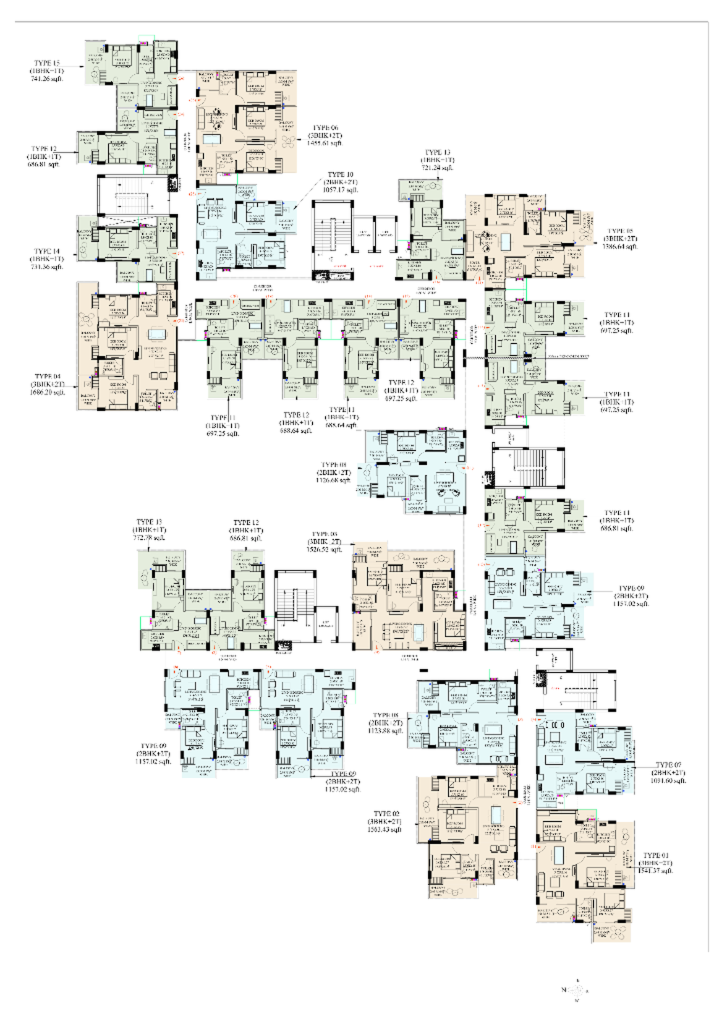
#> input picture source_images/floor_plan_1446x2048.png, 1446 x 2048 px, found by its file name (shown at 1/2 size)
$ python extract_polygons.py
#> lines starting #> are read from the running program, lines starting #| are printed output that depends on the picture; after the words box and inside, x2 and y2 are one past the last pixel; in counts of white or black regions, pixels touching at a corner belong together
import cv2
import numpy as np
import json
import os

IMAGE_PATH = 'd:/HAMLET/3D View/source_images/floor_plan_1446x2048.png'
img = cv2.imread(IMAGE_PATH)
#> img is the input picture: shape (2048, 1446, 3); mean B, G, R 237.5, 240, 239.1
h_img, w_img, _ = img.shape
#> h_img = 2048; w_img = 1446

hsv = cv2.cvtColor(img, cv2.COLOR_BGR2HSV)
#> hsv: shape (2048, 1446, 3); mean H, S, V 13.4, 5.7, 241
gray = cv2.cvtColor(img, cv2.COLOR_BGR2GRAY)
apt_mask = ((hsv[:, :, 1] > 8) & (gray < 248)).astype(np.uint8) * 255
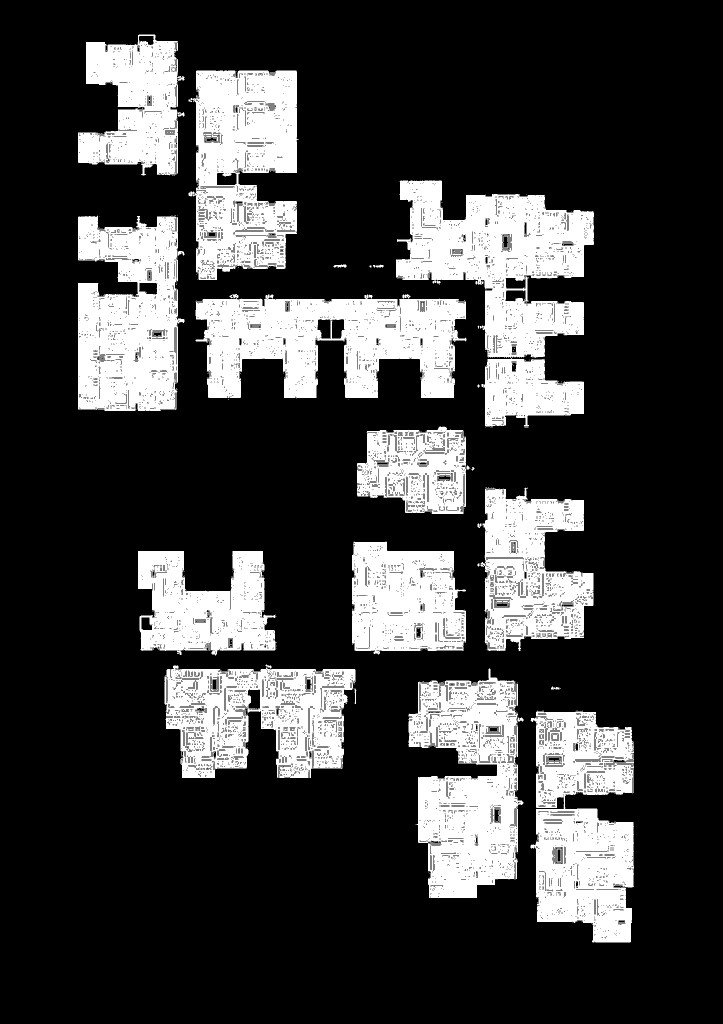
#> apt_mask: shape (2048, 1446) (shown at 1/2 size); 23.4% white; 267 white regions (230 under 20 px), largest, box (x1, y1, x2, y2) and area: (792, 361, 1188, 855) 94643, (391, 588, 933, 796) 75720, (817, 1337, 1047, 1796) 69625
wall_mask = (gray < 75).astype(np.uint8) * 255
#> wall_mask: shape (2048, 1446); 1.6% white; 2230 white regions (1834 under 20 px), largest, box (x1, y1, x2, y2) and area: (835, 1352, 1036, 1430) 1008, (328, 240, 356, 384) 820, (1072, 1340, 1232, 1374) 781

UNITS_CONFIG = [
    # Cluster 1: Top-Left
    {"id": "APT_15", "name": "TYPE 15", "type": "1BHK+1T", "area": 741.26, "cluster": "top_left", "is_core": False, "bbox": [150, 60, 375, 272]},
    {"id": "APT_12_TL", "name": "TYPE 12", "type": "1BHK+1T", "area": 686.81, "cluster": "top_left", "is_core": False, "bbox": [150, 260, 375, 355]},
    {"id": "STAIR_1", "name": "STAIR CORE 01", "type": "STAIR", "area": 0, "cluster": "top_left", "is_core": True, "bbox": [188, 345, 358, 435]},
    {"id": "APT_14", "name": "TYPE 14", "type": "1BHK+1T", "area": 731.36, "cluster": "top_left", "is_core": False, "bbox": [150, 428, 375, 528]},
    {"id": "APT_04", "name": "TYPE 04", "type": "3BHK+2T", "area": 1686.20, "cluster": "top_left", "is_core": False, "bbox": [150, 520, 375, 830]},

    # Cluster 2: Upper Mid
    {"id": "APT_06", "name": "TYPE 06", "type": "3BHK+2T", "area": 1455.61, "cluster": "upper_mid", "is_core": False, "bbox": [375, 135, 600, 365]},
    {"id": "APT_10", "name": "TYPE 10", "type": "2BHK+2T", "area": 1057.17, "cluster": "upper_mid", "is_core": False, "bbox": [375, 360, 610, 565]},
    {"id": "STAIR_LIFT_2", "name": "STAIR & LIFT CORE 02", "type": "CORE", "area": 0, "cluster": "upper_mid", "is_core": True, "bbox": [615, 395, 805, 565]},
    {"id": "APT_13_UM", "name": "TYPE 13", "type": "1BHK+1T", "area": 721.24, "cluster": "upper_mid", "is_core": False, "bbox": [790, 355, 955, 485]},
    {"id": "APT_05", "name": "TYPE 05", "type": "3BHK+2T", "area": 1386.64, "cluster": "upper_mid", "is_core": False, "bbox": [905, 360, 1200, 565]},

    # Cluster 3: Middle Horizontal Row
    {"id": "APT_11_M1", "name": "TYPE 11", "type": "1BHK+1T", "area": 697.25, "cluster": "mid_row", "is_core": False, "bbox": [385, 580, 532, 805]},
    {"id": "APT_12_M1", "name": "TYPE 12", "type": "1BHK+1T", "area": 688.64, "cluster": "mid_row", "is_core": False, "bbox": [528, 580, 668, 805]},
    {"id": "APT_11_M2", "name": "TYPE 11", "type": "1BHK+1T", "area": 688.64, "cluster": "mid_row", "is_core": False, "bbox": [662, 580, 802, 805]},
    {"id": "APT_12_M2", "name": "TYPE 12", "type": "1BHK+1T", "area": 697.25, "cluster": "mid_row", "is_core": False, "bbox": [798, 580, 942, 805]},

    # Cluster 4: East Stack
    {"id": "APT_11_E1", "name": "TYPE 11", "type": "1BHK+1T", "area": 697.25, "cluster": "east_stack", "is_core": False, "bbox": [965, 575, 1180, 725]},
    {"id": "APT_11_E2", "name": "TYPE 11", "type": "1BHK+1T", "area": 697.25, "cluster": "east_stack", "is_core": False, "bbox": [965, 715, 1180, 865]},

    # Cluster 5: Center & Stair 3
    {"id": "APT_08_C", "name": "TYPE 08", "type": "2BHK+2T", "area": 1126.68, "cluster": "center", "is_core": False, "bbox": [710, 845, 955, 1035]},
    {"id": "STAIR_3", "name": "STAIR CORE 03", "type": "STAIR", "area": 0, "cluster": "center", "is_core": True, "bbox": [965, 875, 1120, 980]},
    {"id": "APT_11_SE", "name": "TYPE 11", "type": "1BHK+1T", "area": 696.81, "cluster": "center", "is_core": False, "bbox": [950, 970, 1180, 1125]},
    {"id": "APT_09_SE", "name": "TYPE 09", "type": "2BHK+2T", "area": 1157.02, "cluster": "center", "is_core": False, "bbox": [950, 1105, 1200, 1310]},

    # Cluster 6: Lower Left
    {"id": "APT_13_LL", "name": "TYPE 13", "type": "1BHK+1T", "area": 772.78, "cluster": "lower_left", "is_core": False, "bbox": [270, 1095, 422, 1285]},
    {"id": "APT_12_LL", "name": "TYPE 12", "type": "1BHK+1T", "area": 686.81, "cluster": "lower_left", "is_core": False, "bbox": [418, 1095, 538, 1285]},
    {"id": "STAIR_4", "name": "STAIR CORE 04", "type": "STAIR", "area": 0, "cluster": "lower_left", "is_core": True, "bbox": [520, 1135, 645, 1295]},
    {"id": "APT_03", "name": "TYPE 03", "type": "3BHK+2T", "area": 1526.52, "cluster": "lower_left", "is_core": False, "bbox": [650, 1075, 935, 1315]},
    {"id": "APT_09_BL1", "name": "TYPE 09", "type": "2BHK+2T", "area": 1157.02, "cluster": "lower_left", "is_core": False, "bbox": [320, 1330, 532, 1565]},
    {"id": "APT_09_BL2", "name": "TYPE 09", "type": "2BHK+2T", "area": 1157.02, "cluster": "lower_left", "is_core": False, "bbox": [518, 1330, 722, 1565]},

    # Cluster 7: Lower Right
    {"id": "APT_08_BR", "name": "TYPE 08", "type": "2BHK+2T", "area": 1123.88, "cluster": "lower_right", "is_core": False, "bbox": [810, 1330, 1035, 1515]},
    {"id": "APT_02", "name": "TYPE 02", "type": "3BHK+2T", "area": 1502.43, "cluster": "lower_right", "is_core": False, "bbox": [825, 1495, 1055, 1805]},
    {"id": "STAIR_LIFT_5", "name": "STAIR & LIFT CORE 05", "type": "CORE", "area": 0, "cluster": "lower_right", "is_core": True, "bbox": [1025, 1330, 1260, 1435]},
    {"id": "APT_07", "name": "TYPE 07", "type": "2BHK+2T", "area": 1091.60, "cluster": "lower_right", "is_core": False, "bbox": [1050, 1415, 1275, 1625]},
    {"id": "APT_01", "name": "TYPE 01", "type": "3BHK+2T", "area": 1541.37, "cluster": "lower_right", "is_core": False, "bbox": [1050, 1605, 1275, 1920]}
]

def make_orthogonal(poly):
    """Ensure all polygon segments are strictly horizontal or vertical."""
    n = len(poly)
    if n < 3:
        return poly
    res = []
    for i in range(n):
        p1 = poly[i]
        p2 = poly[(i + 1) % n]
        dx = abs(p2[0] - p1[0])
        dy = abs(p2[1] - p1[1])
        res.append([int(p1[0]), int(p1[1])])
        if dx > 4 and dy > 4:
            # Need an intermediate orthogonal corner
            # Check orientation
            corner = [int(p2[0]), int(p1[1])]
            res.append(corner)

    # Clean up redundant colinear points
    cleaned = []
    for i in range(len(res)):
        p_prev = res[i - 1]
        p_curr = res[i]
        p_next = res[(i + 1) % len(res)]
        # Check if colinear horizontal or vertical
        if (p_prev[0] == p_curr[0] == p_next[0]) or (p_prev[1] == p_curr[1] == p_next[1]):
            continue
        cleaned.append(p_curr)
    return cleaned

extracted_units = []

for cfg in UNITS_CONFIG:
    x1, y1, x2, y2 = cfg["bbox"]
    unit_id = cfg["id"]
    is_core = cfg["is_core"]

    if is_core:
        # Extract core box from dark walls
        crop = wall_mask[y1:y2, x1:x2]
        cnts, _ = cv2.findContours(crop, cv2.RETR_TREE, cv2.CHAIN_APPROX_SIMPLE)
        all_pts = []
        for c in cnts:
            if cv2.contourArea(c) > 15:
                for pt in c:
                    all_pts.append(pt[0])
        if all_pts:
            all_pts = np.array(all_pts)
            bx, by, bw, bh = cv2.boundingRect(all_pts)
            # Core polygon
            poly = [
                [x1 + bx, y1 + by],
                [x1 + bx + bw, y1 + by],
                [x1 + bx + bw, y1 + by + bh],
                [x1 + bx, y1 + by + bh]
            ]
        else:
            poly = [[x1, y1], [x2, y1], [x2, y2], [x1, y2]]
    else:
        crop = apt_mask[y1:y2, x1:x2]
        kernel = np.ones((7, 7), np.uint8)
        closed = cv2.morphologyEx(crop, cv2.MORPH_CLOSE, kernel)
        cnts, _ = cv2.findContours(closed, cv2.RETR_EXTERNAL, cv2.CHAIN_APPROX_SIMPLE)
        if cnts:
            c = max(cnts, key=cv2.contourArea)
            approx = cv2.approxPolyDP(c, 0.012 * cv2.arcLength(c, True), True)
            raw_pts = approx.reshape(-1, 2) + np.array([x1, y1])
            poly = make_orthogonal(raw_pts.tolist())
        else:
            poly = [[x1, y1], [x2, y1], [x2, y2], [x1, y2]]

    unit_record = dict(cfg)
    unit_record["polygon"] = poly
    extracted_units.append(unit_record)
    print(f"Extracted {unit_id}: {len(poly)} vertices")
#> this loop made 31 passes
#> n in make_orthogonal on passes 1, 2, 4, 5, 6, 7, 9, 11, 13, 14, 16, 17: 14, 10, 14, 11, 12, 12, 11, 11, 9, 11, 11, 11
#| Extracted APT_15: 19 vertices
#| Extracted APT_12_TL: 14 vertices
#| Extracted APT_14: 18 vertices
#| Extracted APT_04: 11 vertices
#| Extracted APT_06: 14 vertices
#| Extracted APT_10: 14 vertices
#| Extracted APT_13_UM: 13 vertices
#| Extracted APT_05: 10 vertices
#> (further printed lines are left out)
#> pass 1, `closed = cv2.morphologyEx(crop, cv2.MORPH_CLOSE, kernel)`:
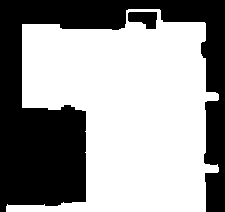
#> closed: shape (212, 225); 60% white; 2 black regions, box (x1, y1, x2, y2) and area: (0, 0, 225, 212) 18728, (128, 12, 157, 29) 363
#> pass 2, `closed = cv2.morphologyEx(crop, cv2.MORPH_CLOSE, kernel)`:
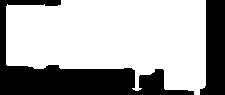
#> closed: shape (95, 225); 67.7% white; 2 black regions, box (x1, y1, x2, y2) and area: (0, 0, 194, 95) 5059, (200, 0, 225, 95) 1846
#> after the loop:
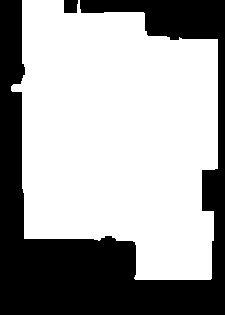
#> closed: shape (315, 225); 64.1% white; 2 black regions, box (x1, y1, x2, y2) and area: (0, 0, 225, 315) 25261, (64, 0, 78, 13) 173
#> after the loop:
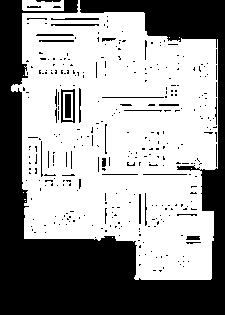
#> crop: shape (315, 225); 60% white; 335 black regions (303 under 20 px), largest, box (x1, y1, x2, y2) and area: (0, 0, 225, 315) 25740, (61, 89, 75, 123) 173, (65, 94, 71, 118) 144
#> after the loop, bh = 90; bw = 207; bx = 0; by = 10; extracted_units = 31 items

# Save to JSON
with open('d:/HAMLET/3D View/model_data.json', 'w') as f:
    json.dump({
        "image_width": 1446,
        "image_height": 2048,
        "floor_height_m": 3.2,
        "units": extracted_units
    }, f, indent=2)

print("Saved model_data.json successfully!")

# Generate overlay verification image
overlay_img = img.copy()
for u in extracted_units:
    poly = np.array(u["polygon"], dtype=np.int32)
    is_core = u["is_core"]
    color = (60, 60, 60) if is_core else (240, 220, 180) # BGR
    border = (0, 0, 180) if is_core else (255, 50, 0)

    cv2.fillPoly(overlay_img, [poly], color)
    cv2.polylines(overlay_img, [poly], True, border, 2)

    # Label
    cx = int(np.mean(poly[:, 0]))
    cy = int(np.mean(poly[:, 1]))
    cv2.putText(overlay_img, u["name"], (cx - 30, cy), cv2.FONT_HERSHEY_SIMPLEX, 0.4, (0, 0, 0), 1)
#> this loop made 31 passes
#> (is_core, color, border, cx, cy) on passes 1, 2, 4, 5, 6, 7, 9, 10, 11, 12, 13, 14: (False, (240, 220, 180), (255, 50, 0), 286, 172), (False, (240, 220, 180), (255, 50, 0), 283, 324), (False, (240, 220, 180), (255, 50, 0), 284, 468), (False, (240, 220, 180), (255, 50, 0), 235, 603), (False, (240, 220, 180), (255, 50, 0), 448, 278), (False, (240, 220, 180), (255, 50, 0), 467, 441), (False, (240, 220, 180), (255, 50, 0), 861, 423), (False, (240, 220, 180), (255, 50, 0), 1056, 472), (False, (240, 220, 180), (255, 50, 0), 438, 680), (False, (240, 220, 180), (255, 50, 0), 598, 698), (False, (240, 220, 180), (255, 50, 0), 727, 677), (False, (240, 220, 180), (255, 50, 0), 876, 671)
#> (poly, is_core, color, border, cx, cy) on passes 3, 8, 18, 23, 29: ([[194, 345], [356, 345], [356, 435], [194, 435]], True, (60, 60, 60), (0, 0, 180), 275, 390), ([[624, 400], [805, 400], [805, 561], [624, 561]], True, (60, 60, 60), (0, 0, 180), 714, 480), ([[970, 889], [1120, 889], [1120, 978], [970, 978]], True, (60, 60, 60), (0, 0, 180), 1045, 933), ([[520, 1140], [634, 1140], [634, 1295], [520, 1295]], True, (60, 60, 60), (0, 0, 180), 577, 1217), ([[1025, 1340], [1232, 1340], [1232, 1430], [1025, 1430]], True, (60, 60, 60), (0, 0, 180), 1128, 1385)
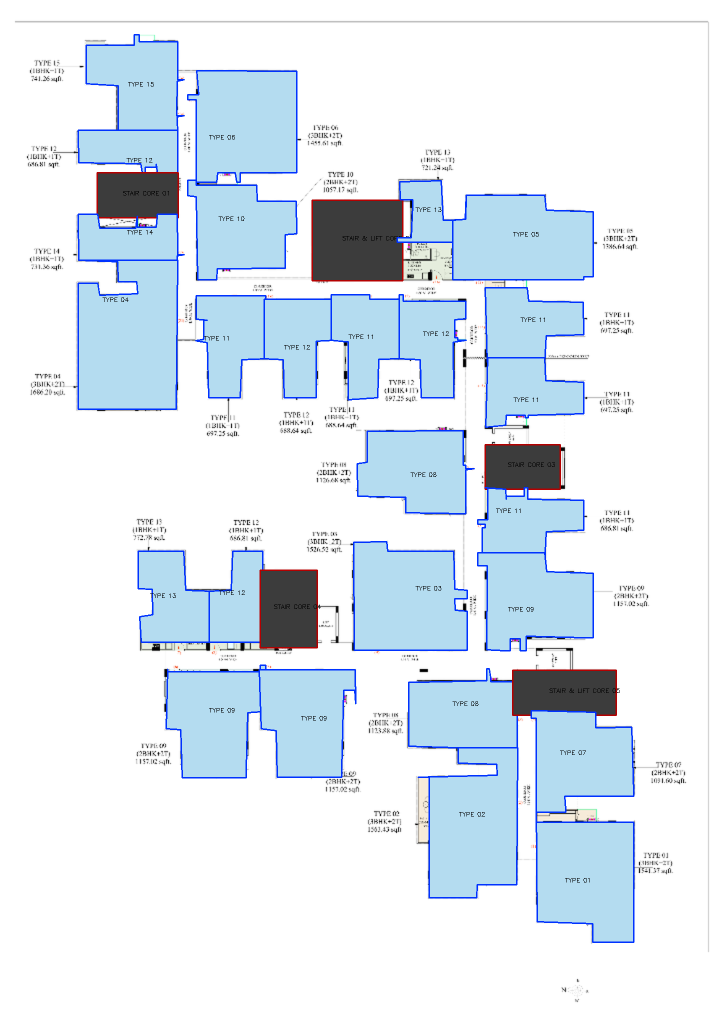
#> overlay_img: shape (2048, 1446, 3) (shown at 1/2 size); mean B, G, R 242.2, 233.7, 223.8

# Blend overlay with original
blended = cv2.addWeighted(overlay_img, 0.6, img, 0.4, 0)
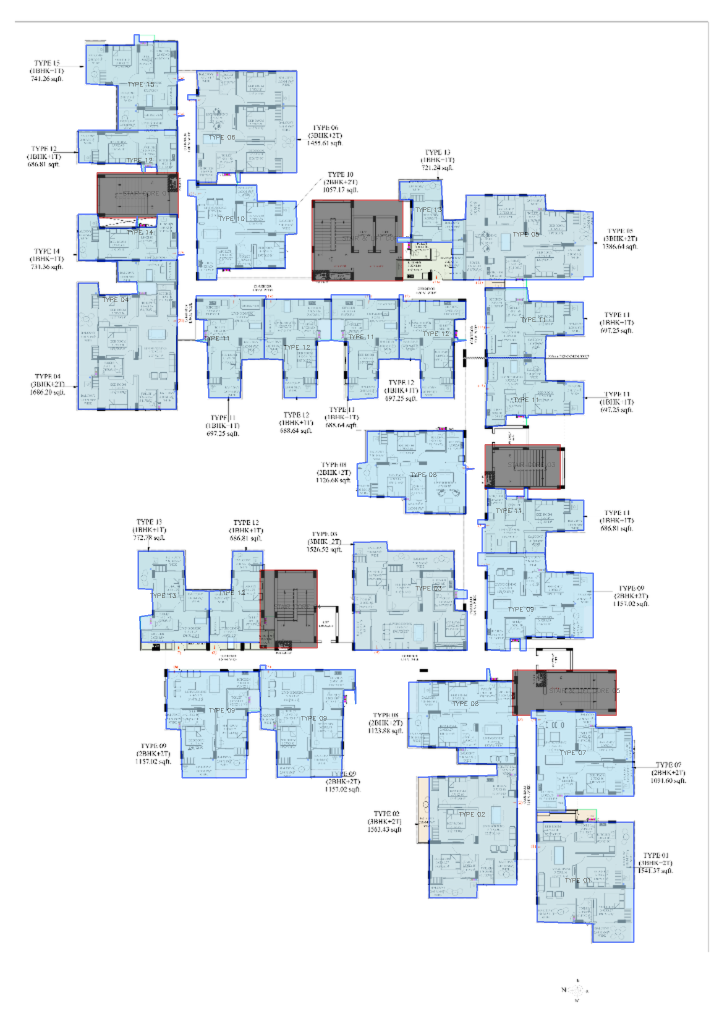
#> blended: shape (2048, 1446, 3) (shown at 1/2 size); mean B, G, R 240.3, 236.2, 229.9
cv2.imwrite('d:/HAMLET/3D View/source_images/verification_overlay.png', blended)
print("Saved verification_overlay.png successfully!")

$ run again, with source_images/comparison_overlay.png copied over source_images/floor_plan_1446x2048.png
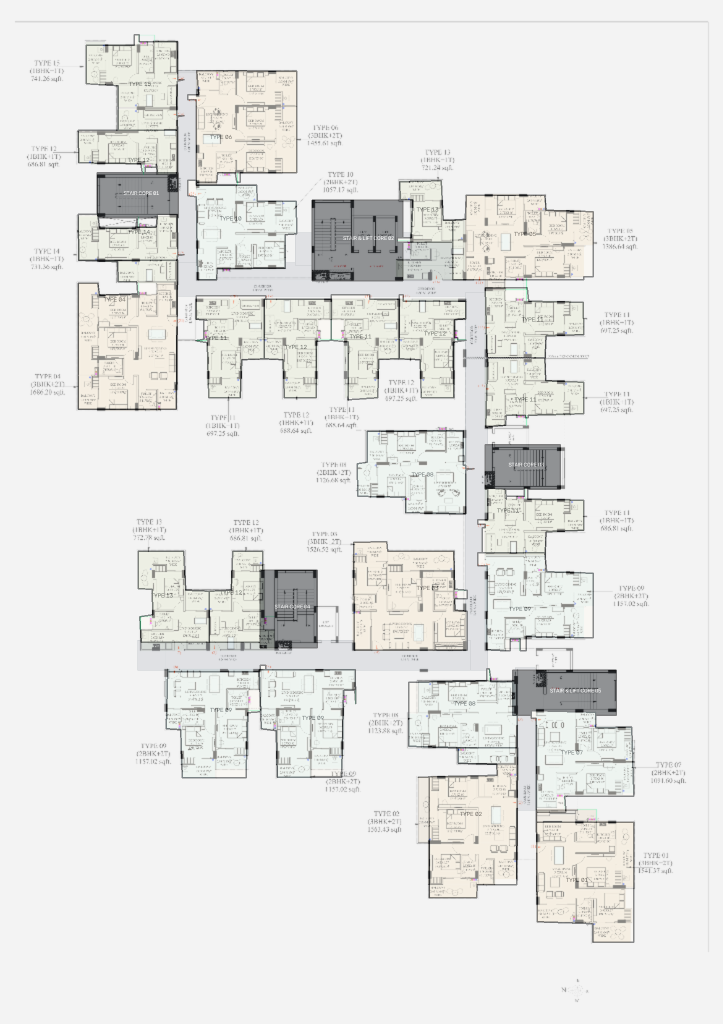
#> input picture source_images/comparison_overlay.png, 1446 x 2048 px, found by its file name (shown at 1/2 size)
#> img is the input picture: shape (2048, 1446, 3); mean B, G, R 229.5, 231.3, 231.2
#> hsv: shape (2048, 1446, 3); mean H, S, V 18.5, 3.7, 232.1
#> apt_mask: shape (2048, 1446); 18.5% white; 1211 white regions (1018 under 20 px), largest, box (x1, y1, x2, y2) and area: (155, 69, 369, 822) 108650, (794, 362, 1187, 858) 89789, (391, 585, 967, 801) 76155
#> wall_mask: shape (2048, 1446); 0.64% white; 526 white regions (360 under 20 px), largest, box (x1, y1, x2, y2) and area: (969, 888, 1122, 978) 1126, (1072, 1339, 1232, 1375) 860, (623, 540, 708, 561) 674
#> the loop `for cfg in UNITS_CONFIG:` made 31 passes
#> n in make_orthogonal on passes 1, 5, 6, 7, 9, 11, 14, 16: 16, 13, 13, 11, 15, 11, 9, 12
#> (printed output is left out)
#> after the loop `for cfg in UNITS_CONFIG:`:
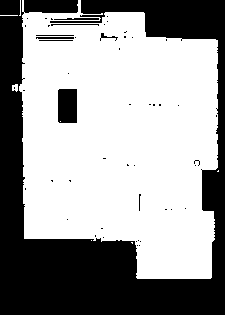
#> crop: shape (315, 225); 61.4% white; 52 black regions (44 under 20 px), largest, box (x1, y1, x2, y2) and area: (0, 0, 225, 315) 26292, (58, 89, 77, 123) 643, (54, 18, 99, 20) 75
#> after the loop `for cfg in UNITS_CONFIG:`: bh = 92; bw = 207; bx = 0; by = 9; extracted_units = 31 items
#> the loop `for u in extracted_units:` made 31 passes
#> (is_core, color, border, cx, cy) on passes 1, 2, 4, 5, 6, 7, 9, 10: (False, (240, 220, 180), (255, 50, 0), 292, 169), (False, (240, 220, 180), (255, 50, 0), 251, 322), (False, (240, 220, 180), (255, 50, 0), 310, 494), (False, (240, 220, 180), (255, 50, 0), 266, 592), (False, (240, 220, 180), (255, 50, 0), 445, 266), (False, (240, 220, 180), (255, 50, 0), 490, 452), (False, (240, 220, 180), (255, 50, 0), 845, 432), (False, (240, 220, 180), (255, 50, 0), 1058, 466)
#> `blended = cv2.addWeighted(overlay_img, 0.6, img, 0.4, 0)`:
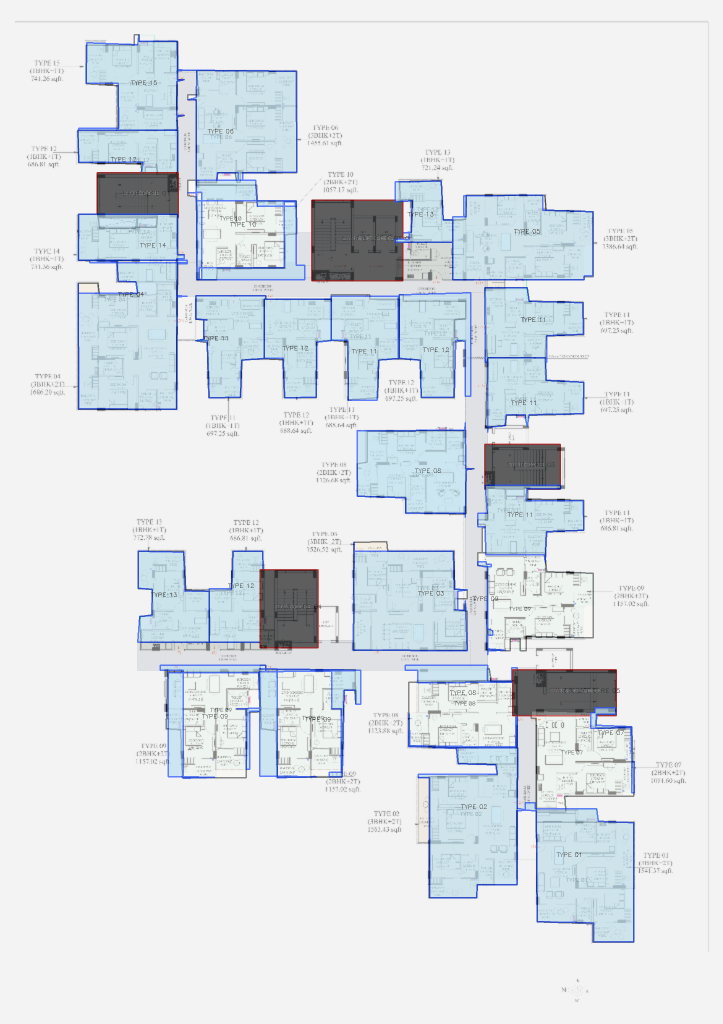
#> blended: shape (2048, 1446, 3) (shown at 1/2 size); mean B, G, R 232, 227.9, 222.7
